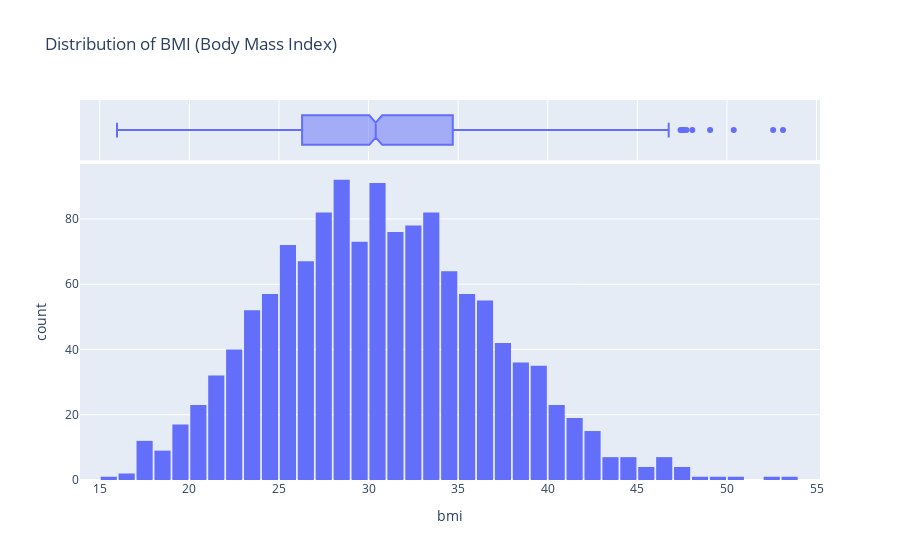

Notebook code for this chart:
### Markdown cell above
### BMI

### Code cell
fig = px.histogram(medical_df,
                  x='bmi',
                    marginal='box',
                   title='Distribution of BMI (Body Mass Index)')
fig.update_layout(bargap=0.1)
fig.show()

### Figure 1 — Plotly figure (JSON) as saved in the notebook; plotly's stock layout.template omitted (floating-point values rounded to 4 significant figures; data arrays with more than 128 entries replaced by an {"elided": "..."} marker saying what was removed)
{"data": [{"alignmentgroup": "True", "bingroup": "x", "hovertemplate": "bmi=%{x}<br>count=%{y}<extra></extra>", "legendgroup": "", "marker": {"color": "#636efa"}, "name": "", "offsetgroup": "", "orientation": "v", "showlegend": false, "type": "histogram", "x": {"elided": "1338 float values"}, "xaxis": "x", "yaxis": "y"}, {"alignmentgroup": "True", "hovertemplate": "bmi=%{x}<extra></extra>", "legendgroup": "", "marker": {"color": "#636efa"}, "name": "", "notched": true, "offsetgroup": "", "showlegend": false, "type": "box", "x": {"elided": "1338 float values"}, "xaxis": "x2", "yaxis": "y2"}], "layout": {"bargap": 0.1, "barmode": "relative", "legend": {"tracegroupgap": 0}, "title": {"text": "Distribution of BMI (Body Mass Index)"}, "xaxis": {"anchor": "y", "domain": [0, 1], "title": {"text": "bmi"}}, "xaxis2": {"anchor": "y2", "domain": [0, 1], "matches": "x", "showgrid": true, "showticklabels": false}, "yaxis": {"anchor": "x", "domain": [0, 0.8316], "title": {"text": "count"}}, "yaxis2": {"anchor": "x2", "domain": [0.8416, 1], "matches": "y2", "showgrid": false, "showline": false, "showticklabels": false, "ticks": ""}}}
